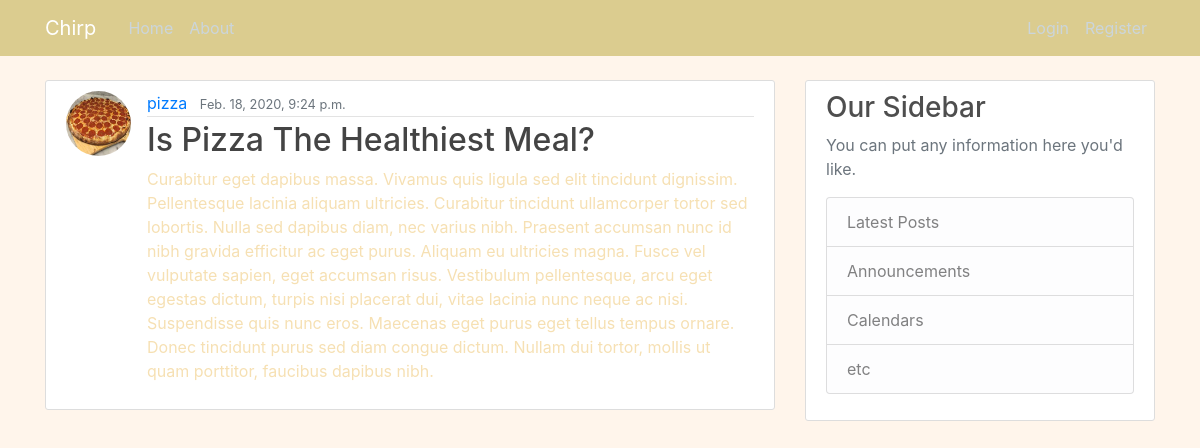
Screenshot of /post/9/ with the database file from the repository.
### blog/models.py (models this page shows, shortened)
class Post(models.Model):
    title = models.CharField(max_length=100)
    content = models.TextField()
    date_posted = models.DateTimeField(default=timezone.now)
    author = models.ForeignKey(User, on_delete=models.CASCADE)

### users/models.py (models this page shows, shortened)
class Profile(models.Model):
    user = models.OneToOneField(User, on_delete=models.CASCADE)
    image = models.ImageField(default='default.jpg', upload_to='profile_pics')

### blog/views.py (the view)
# urls.py: path('post/<int:pk>/', PostDetailView.as_view(), name='post-detail'),
class PostDetailView(DetailView):
    model = Post

### blog/templates/blog/post_detail.html (shortened to what this page needs)
{% extends "blog/base.html" %}
{% block content %}
    <article class="media content-section">
      <img src="{{ object.author.profile.image.url }}" class="rounded-circle article-img">
      <div class="media-body">
        <div class="article-metadata">
          <a class="mr-2" href="#">{{ object.author }}</a>
          <small class="text-muted">{{ object.date_posted }}</small>
        </div>
        <h2 class="article-title">{{ object.title }}</h2>
        <p class="article-content">{{ object.content }}</p>
      </div>
    </article>
{% endblock content %}

### blog/static/blog/main.css (style rules this page uses)
body { background: #fff5eb; color: #f6e0b3; margin-top: 5rem; }
h1, h2, h3, h4, h5, h6 { color: #4e4e4e; }
.content-section { background: #ffffff; padding: 10px 20px; border: 1px solid #dddddd; border-radius: 3px; margin-bottom: 20px; }
.article-title { color: #444444; }
.article-content { white-space: pre-line; }
.article-img { height: 65px; width: 65px; margin-right: 16px; }
.article-metadata { padding-bottom: 1px; margin-bottom: 4px; border-bottom: 1px solid #e3e3e3 }

### rows the page displays
Post: author.profile.image (picture), author "pizza", date_posted "Feb. 18, 2020, 9:24 p.m.", title "Is Pizza The Healthiest Meal?", content "Curabitur eget dapibus massa. Vivamus quis ligula sed elit tincidunt dignissim. Pellentesque lacinia aliquam ultricies. Curabitur tincidunt ullamcorper tortor sed lobortis. Nulla sed dapibus diam, nec varius nibh. Praesent accumsan nunc id nibh gravida efficitur ac eget purus. Aliquam eu ultricies magna. Fusce vel vulputate sapien, eget accumsan risus. Vestibulum pellentesque, arcu eget egestas dictum, turpis nisi placerat dui, vitae lacinia nunc neque ac nisi. Suspendisse quis nunc eros. Maecenas eget purus eget tellus tempus ornare. Donec tincidunt purus sed diam congue dictum. Nullam dui tortor, mollis ut quam porttitor, faucibus dapibus nibh."
